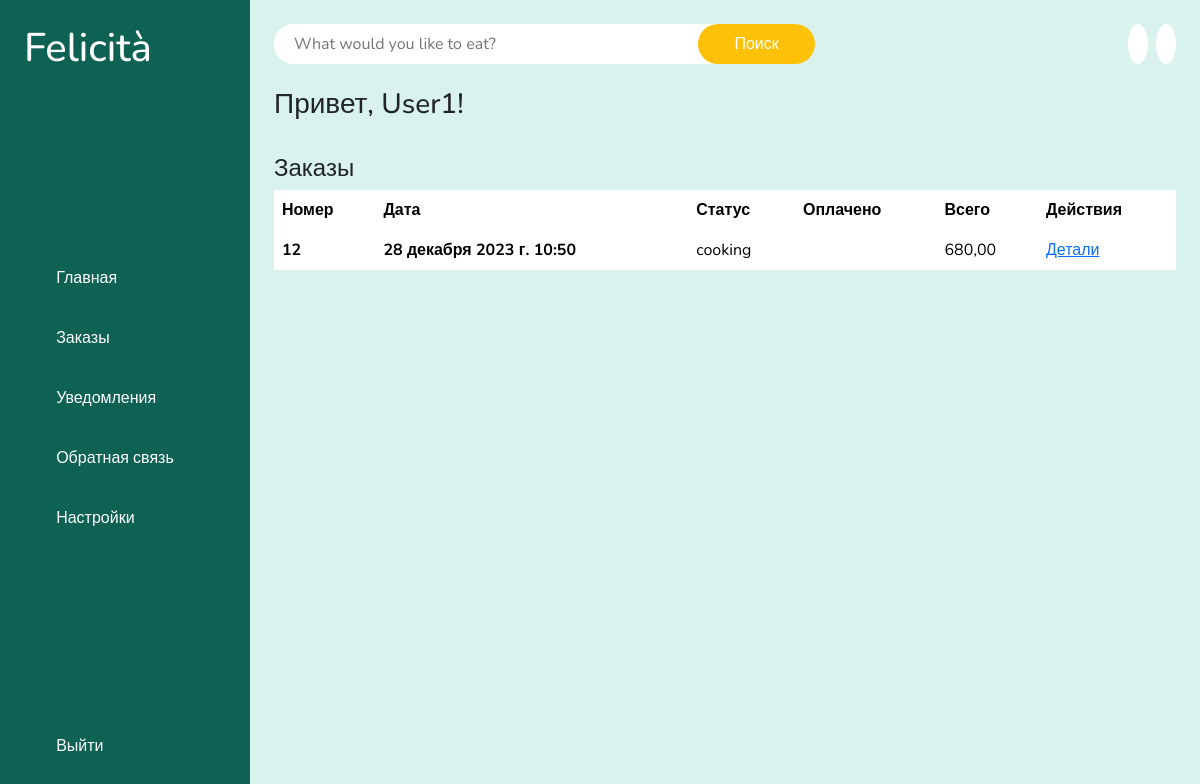
Before: /dashboard/ (signed in) with the older database file.
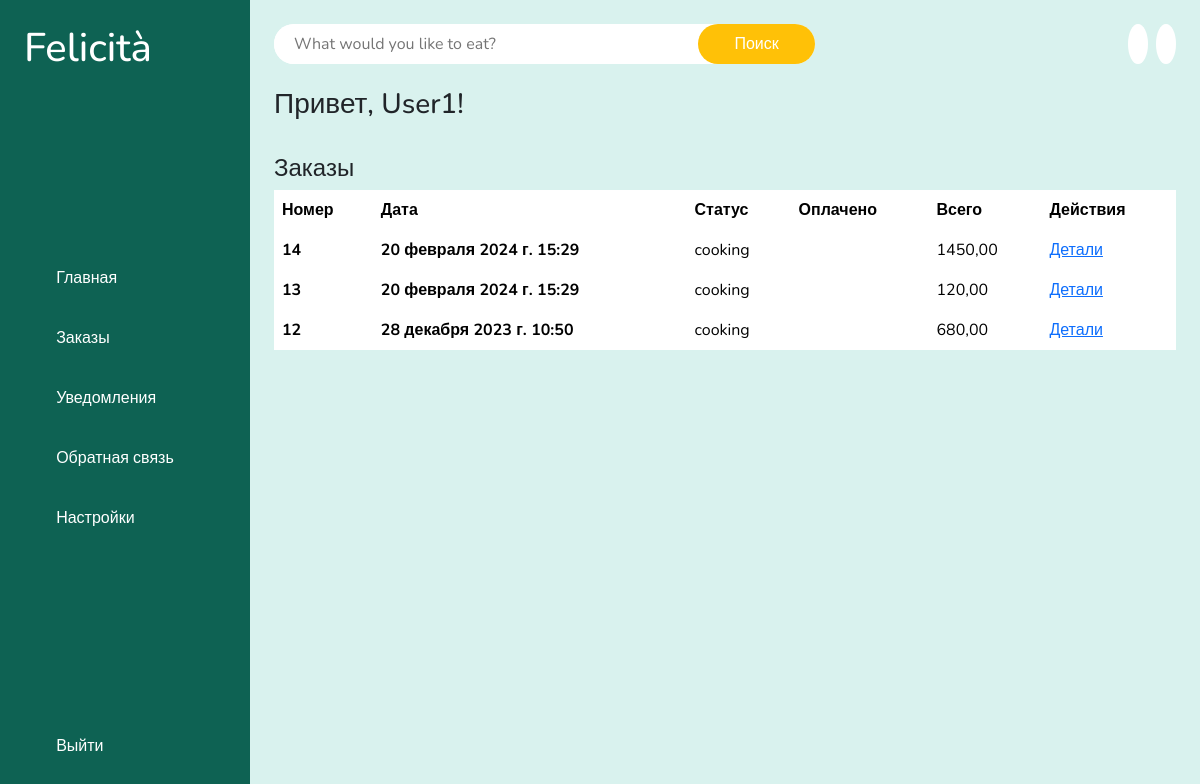
After: the same page with the newer database file.
### userauths/models.py (models this page shows)
class User(AbstractUser):
    email = models.EmailField(unique=True)
    username = models.CharField(max_length=100)
    bio = models.CharField(max_length=100)
    USERNAME_FIELD = "email"
    REQUIRED_FIELDS = ["username"]
    def __str__(self):
        return self.username

### core/models.py (models this page shows)
class CartOrder(models.Model):
    user = models.ForeignKey(User, on_delete=models.CASCADE)
    price = models.DecimalField(max_digits=10, decimal_places=2)
    paid_status = models.BooleanField(default=False)
    order_date = models.DateTimeField(auto_now_add=True)
    status = models.CharField(choices=STATUS, max_length=30, default="cooking")
    class Meta:
        verbose_name = "Заказ"
        verbose_name_plural = "Заказы"

### core/views.py (the view)
# urls.py: path("dashboard/", customer_dashboard, name='dashboard'),
def customer_dashboard(request):
    orders = CartOrder.objects.filter(user=request.user).order_by("-id")
    context = {
        "orders": orders
    }
    return render(request, 'core/dashboard.html', context)

### templates/core/dashboard.html (shortened to what this page needs)
{% extends "partials/base.html" %}
{% load static %}
{% block content %}
    <br>
        <h3>Привет, {{ request.user|title }}!</h3>
        <br>
        <h4>Заказы</h4>
        <table class="table table-borderless">
            <thead>
            <tr>
                <th scope="col">Номер</th>
                <th scope="col">Дата</th>
                <th scope="col">Статус</th>
                <th scope="col">Оплачено</th>
                <th scope="col">Всего</th>
                <th scope="col">Действия</th>
            </tr>
            </thead>
            <tbody>
            {% for o in orders %}
            <tr>
                <th scope="row">{{ o.id }}</th>
                <th scope="row">{{ o.order_date }}</th>
                <td>{{ o.status }}</td>
                {% if o.paid_status == True %}
                <td></td>
                {% else %}
                <td></td>
                {% endif %}
                <td>{{ o.price }}</td>
                <td><a href="{% url "core:order-detail" o.id %}">Детали</a></td>
            </tr>
            {% endfor %}
            </tbody>
        </table>
    </div>
{% endblock content %}

### templates/partials/base.html (shortened to what this page needs)
{% load static %}
<!DOCTYPE html>
<html lang="en">
<head>
    <link rel="stylesheet" href="{% static 'style.css' %}">
    <link href="https://cdn.jsdelivr.net/npm/bootstrap@5.3.1/dist/css/bootstrap.min.css" rel="stylesheet">
</head>
<body>
{% include "inc/nav.html" %}
<div class="main">
    {% include "inc/top.html" %}
    {% block content %}
    {% endblock content %}
</body>
</html>

### templates/inc/nav.html (shortened to what this page needs)
<div class="sidebar">
    <h1 class="logo">Felicità</h1>
    <div class="sidebar-menus">
        <a href="{% url "core:home" %}">Главная</a>
        <a href="{% url "core:dashboard" %}">Заказы</a>
        <a href="#">Уведомления</a>
        <a href="#">Обратная связь</a>
        <a href="#">Настройки</a>
    </div>
    <div class="sidebar-logout">
        <a href="#">Выйти</a>
    </div>
</div>

### templates/inc/top.html (shortened to what this page needs)
<div class="main-navbar">
    <div class="search">
        <input type="text" placeholder="What would you like to eat?">
        <button class="search-btn">Поиск</button>
    </div>
    <div class="profile">
        <a class="cart" href="{% url "core:cart" %}">
        </a>
        {% if request.user.is_authenticated %}
        <a class="user" href="{% url "userauths:profile" %}">
        </a>
        {% else %}
        <a class="user" href="{% url "userauths:login" %}">
            <ion-icon name="person-outline"></ion-icon>
        </a>
        {% endif %}
    </div>
</div>

### static/style.css (style rules this page uses)
:root { --primaryColor: #0e6253; --secondaryColor: #ffc107; --whiteColor: #fff; --blackColor: #222; --softGreenColor: #d9f2ee; --darkGrey: #a7a7a7; --grayColor: #f5f5f5; }
* { margin: 0; padding: 0; box-sizing: border-box; outline: none; font-family: 'Nunito', sans-serif; }
body { width: 100%; height: auto; display: flex; }
.sidebar { height: 100%; width: 250px; display: flex; flex-direction: column; justify-content: space-between; position: fixed; top: 0; left: 0; padding: 2%; background-color: var(--primaryColor); color: var(--whiteColor); }
.sidebar-menus { display: flex; flex-direction: column; }
.sidebar-menus a, .sidebar-logout a { padding: 5% 8%; margin: 0.5rem 0; display: flex; align-content: center; justify-content: flex-start; gap: 1rem; text-decoration: none; color: var(--whiteColor); }
.main { width: 100%; height: max-content; min-height: 100vh; padding: 2%; background-color: var(--softGreenColor); margin-left: 250px; }
.main-navbar { display: flex; justify-content: space-between; align-items: center; }
.search { width: 60%; height: 40px; display: flex; justify-content: space-around; background-color: var(--whiteColor); border-radius: 20px; }
.search input { width: 80%; height: 100%; padding: 20px; border: none; border-radius: 20px; }
.search-btn { background-color: var(--secondaryColor); color: var(--whiteColor); border: none; border-radius: 20px; width: 120px; cursor: pointer; }
.profile { display: flex; align-items: center; gap: 0.5rem; }
.cart, .user { display: flex; justify-content: center; align-items: center; background-color: var(--whiteColor); font-size: 20px; color: var(--primaryColor); text-decoration: none; padding: 0 10px; height: 40px; border-radius: 50%; }

Changed rows visible on the page:
added CartOrder: id "14", order_date "20 февраля 2024 г. 15:29", status "cooking", paid_status True (drawn), price "1450,00"
added CartOrder: id "13", order_date "20 февраля 2024 г. 15:29", status "cooking", paid_status False (drawn), price "120,00"
